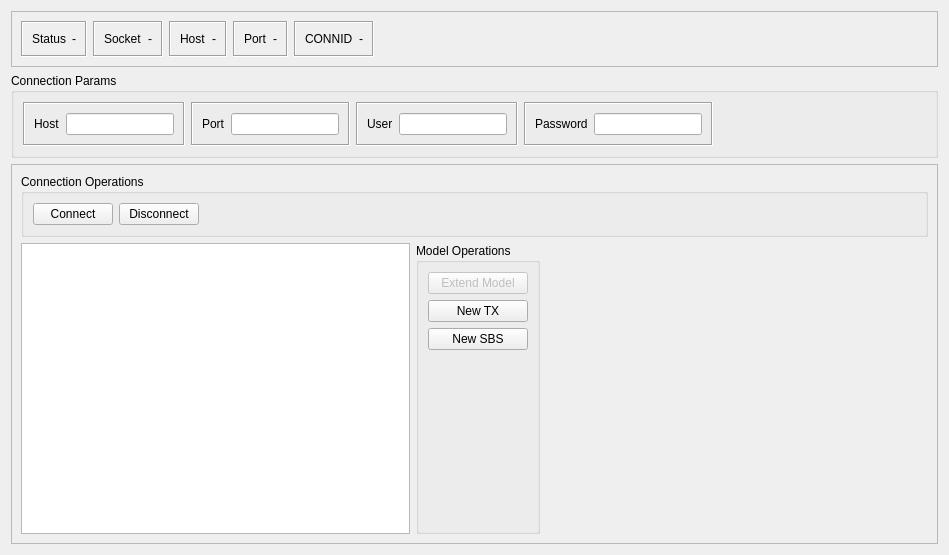
<?xml version="1.0" encoding="UTF-8"?>
<ui version="4.0">
 <class>vlg_toolkit_Connection</class>
 <widget class="QWidget" name="vlg_toolkit_Connection">
  <property name="geometry">
   <rect>
    <x>0</x>
    <y>0</y>
    <width>949</width>
    <height>555</height>
   </rect>
  </property>
  <property name="windowTitle">
   <string>Form</string>
  </property>
  <layout class="QVBoxLayout" name="verticalLayout">
   <item>
    <widget class="QFrame" name="frame">
     <property name="sizePolicy">
      <sizepolicy hsizetype="Preferred" vsizetype="Fixed">
       <horstretch>0</horstretch>
       <verstretch>0</verstretch>
      </sizepolicy>
     </property>
     <property name="frameShape">
      <enum>QFrame::StyledPanel</enum>
     </property>
     <property name="frameShadow">
      <enum>QFrame::Raised</enum>
     </property>
     <layout class="QHBoxLayout" name="horizontalLayout">
      <item>
       <widget class="QFrame" name="conn_status_frame">
        <property name="frameShape">
         <enum>QFrame::Box</enum>
        </property>
        <property name="frameShadow">
         <enum>QFrame::Sunken</enum>
        </property>
        <layout class="QHBoxLayout" name="horizontalLayout_3">
         <item>
          <layout class="QHBoxLayout" name="horizontalLayout_2">
           <item>
            <widget class="QLabel" name="conn_status_label">
             <property name="text">
              <string>Status</string>
             </property>
            </widget>
           </item>
           <item>
            <widget class="QLabel" name="conn_status_label_disp">
             <property name="styleSheet">
              <string notr="true">background-color : light grey; color : black;</string>
             </property>
             <property name="text">
              <string>-</string>
             </property>
             <property name="alignment">
              <set>Qt::AlignCenter</set>
             </property>
            </widget>
           </item>
          </layout>
         </item>
        </layout>
       </widget>
      </item>
      <item>
       <widget class="QFrame" name="conn_status_frame_2">
        <property name="frameShape">
         <enum>QFrame::Box</enum>
        </property>
        <property name="frameShadow">
         <enum>QFrame::Sunken</enum>
        </property>
        <layout class="QHBoxLayout" name="horizontalLayout_6">
         <item>
          <layout class="QHBoxLayout" name="horizontalLayout_7">
           <item>
            <widget class="QLabel" name="sock_label">
             <property name="text">
              <string>Socket</string>
             </property>
            </widget>
           </item>
           <item>
            <widget class="QLabel" name="sock_label_disp">
             <property name="styleSheet">
              <string notr="true">background-color : light grey; color : black;</string>
             </property>
             <property name="text">
              <string>-</string>
             </property>
             <property name="alignment">
              <set>Qt::AlignCenter</set>
             </property>
            </widget>
           </item>
          </layout>
         </item>
        </layout>
       </widget>
      </item>
      <item>
       <widget class="QFrame" name="conn_status_frame_3">
        <property name="frameShape">
         <enum>QFrame::Box</enum>
        </property>
        <property name="frameShadow">
         <enum>QFrame::Sunken</enum>
        </property>
        <layout class="QHBoxLayout" name="horizontalLayout_8">
         <item>
          <layout class="QHBoxLayout" name="horizontalLayout_9">
           <item>
            <widget class="QLabel" name="host_label">
             <property name="text">
              <string>Host</string>
             </property>
            </widget>
           </item>
           <item>
            <widget class="QLabel" name="host_label_disp">
             <property name="styleSheet">
              <string notr="true">background-color : light grey; color : black;</string>
             </property>
             <property name="text">
              <string>-</string>
             </property>
             <property name="alignment">
              <set>Qt::AlignCenter</set>
             </property>
            </widget>
           </item>
          </layout>
         </item>
        </layout>
       </widget>
      </item>
      <item>
       <widget class="QFrame" name="conn_status_frame_4">
        <property name="frameShape">
         <enum>QFrame::Box</enum>
        </property>
        <property name="frameShadow">
         <enum>QFrame::Sunken</enum>
        </property>
        <layout class="QHBoxLayout" name="horizontalLayout_10">
         <item>
          <layout class="QHBoxLayout" name="horizontalLayout_11">
           <item>
            <widget class="QLabel" name="port_label">
             <property name="text">
              <string>Port</string>
             </property>
            </widget>
           </item>
           <item>
            <widget class="QLabel" name="port_label_disp">
             <property name="styleSheet">
              <string notr="true">background-color : light grey; color : black;</string>
             </property>
             <property name="text">
              <string>-</string>
             </property>
             <property name="alignment">
              <set>Qt::AlignCenter</set>
             </property>
            </widget>
           </item>
          </layout>
         </item>
        </layout>
       </widget>
      </item>
      <item>
       <widget class="QFrame" name="conn_status_frame_6">
        <property name="frameShape">
         <enum>QFrame::Box</enum>
        </property>
        <property name="frameShadow">
         <enum>QFrame::Sunken</enum>
        </property>
        <layout class="QHBoxLayout" name="horizontalLayout_16">
         <item>
          <layout class="QHBoxLayout" name="horizontalLayout_17">
           <item>
            <widget class="QLabel" name="port_label_2">
             <property name="text">
              <string>CONNID</string>
             </property>
            </widget>
           </item>
           <item>
            <widget class="QLabel" name="connid_label_disp">
             <property name="styleSheet">
              <string notr="true">background-color : light grey; color : black;</string>
             </property>
             <property name="text">
              <string>-</string>
             </property>
             <property name="alignment">
              <set>Qt::AlignCenter</set>
             </property>
            </widget>
           </item>
          </layout>
         </item>
        </layout>
       </widget>
      </item>
      <item>
       <spacer name="horizontalSpacer">
        <property name="orientation">
         <enum>Qt::Horizontal</enum>
        </property>
        <property name="sizeHint" stdset="0">
         <size>
          <width>40</width>
          <height>20</height>
         </size>
        </property>
       </spacer>
      </item>
     </layout>
    </widget>
   </item>
   <item>
    <widget class="QGroupBox" name="cp_group_box">
     <property name="title">
      <string>Connection Params</string>
     </property>
     <layout class="QHBoxLayout" name="horizontalLayout_23">
      <item>
       <widget class="QFrame" name="conn_status_frame_10">
        <property name="sizePolicy">
         <sizepolicy hsizetype="Fixed" vsizetype="Preferred">
          <horstretch>0</horstretch>
          <verstretch>0</verstretch>
         </sizepolicy>
        </property>
        <property name="frameShape">
         <enum>QFrame::Box</enum>
        </property>
        <property name="frameShadow">
         <enum>QFrame::Sunken</enum>
        </property>
        <layout class="QHBoxLayout" name="horizontalLayout_4">
         <item>
          <layout class="QHBoxLayout" name="horizontalLayout_24">
           <item>
            <widget class="QLabel" name="conn_status_label_5">
             <property name="text">
              <string>Host</string>
             </property>
             <property name="buddy">
              <cstring>cp_psswd</cstring>
             </property>
            </widget>
           </item>
           <item>
            <widget class="QLineEdit" name="cp_host_addr"/>
           </item>
          </layout>
         </item>
        </layout>
       </widget>
      </item>
      <item>
       <widget class="QFrame" name="conn_status_frame_9">
        <property name="sizePolicy">
         <sizepolicy hsizetype="Fixed" vsizetype="Preferred">
          <horstretch>0</horstretch>
          <verstretch>0</verstretch>
         </sizepolicy>
        </property>
        <property name="frameShape">
         <enum>QFrame::Box</enum>
        </property>
        <property name="frameShadow">
         <enum>QFrame::Sunken</enum>
        </property>
        <layout class="QHBoxLayout" name="horizontalLayout_18">
         <item>
          <layout class="QHBoxLayout" name="horizontalLayout_22">
           <item>
            <widget class="QLabel" name="conn_status_label_4">
             <property name="text">
              <string>Port</string>
             </property>
             <property name="buddy">
              <cstring>cp_psswd</cstring>
             </property>
            </widget>
           </item>
           <item>
            <widget class="QLineEdit" name="cp_host_port"/>
           </item>
          </layout>
         </item>
        </layout>
       </widget>
      </item>
      <item>
       <widget class="QFrame" name="conn_status_frame_8">
        <property name="sizePolicy">
         <sizepolicy hsizetype="Fixed" vsizetype="Preferred">
          <horstretch>0</horstretch>
          <verstretch>0</verstretch>
         </sizepolicy>
        </property>
        <property name="frameShape">
         <enum>QFrame::Box</enum>
        </property>
        <property name="frameShadow">
         <enum>QFrame::Sunken</enum>
        </property>
        <layout class="QHBoxLayout" name="horizontalLayout_19">
         <item>
          <layout class="QHBoxLayout" name="horizontalLayout_20">
           <item>
            <widget class="QLabel" name="conn_status_label_3">
             <property name="text">
              <string>User</string>
             </property>
             <property name="buddy">
              <cstring>cp_psswd</cstring>
             </property>
            </widget>
           </item>
           <item>
            <widget class="QLineEdit" name="cp_user"/>
           </item>
          </layout>
         </item>
        </layout>
       </widget>
      </item>
      <item>
       <widget class="QFrame" name="conn_status_frame_7">
        <property name="sizePolicy">
         <sizepolicy hsizetype="Fixed" vsizetype="Preferred">
          <horstretch>0</horstretch>
          <verstretch>0</verstretch>
         </sizepolicy>
        </property>
        <property name="frameShape">
         <enum>QFrame::Box</enum>
        </property>
        <property name="frameShadow">
         <enum>QFrame::Sunken</enum>
        </property>
        <layout class="QHBoxLayout" name="horizontalLayout_21">
         <item>
          <layout class="QHBoxLayout" name="horizontalLayout_5">
           <item>
            <widget class="QLabel" name="conn_status_label_2">
             <property name="text">
              <string>Password</string>
             </property>
             <property name="buddy">
              <cstring>cp_psswd</cstring>
             </property>
            </widget>
           </item>
           <item>
            <widget class="QLineEdit" name="cp_psswd"/>
           </item>
          </layout>
         </item>
        </layout>
       </widget>
      </item>
      <item>
       <spacer name="horizontalSpacer_4">
        <property name="orientation">
         <enum>Qt::Horizontal</enum>
        </property>
        <property name="sizeHint" stdset="0">
         <size>
          <width>40</width>
          <height>20</height>
         </size>
        </property>
       </spacer>
      </item>
     </layout>
    </widget>
   </item>
   <item>
    <widget class="QFrame" name="frame_2">
     <property name="frameShape">
      <enum>QFrame::StyledPanel</enum>
     </property>
     <property name="frameShadow">
      <enum>QFrame::Raised</enum>
     </property>
     <layout class="QVBoxLayout" name="verticalLayout_3">
      <item>
       <widget class="QGroupBox" name="groupBox">
        <property name="title">
         <string>Connection Operations</string>
        </property>
        <layout class="QHBoxLayout" name="horizontalLayout_14">
         <item>
          <widget class="QPushButton" name="connect_button">
           <property name="text">
            <string>Connect</string>
           </property>
           <property name="icon">
            <iconset resource="tkt_prj_res.qrc">
             <normaloff>:/icon/icons/flash.png</normaloff>:/icon/icons/flash.png</iconset>
           </property>
          </widget>
         </item>
         <item>
          <widget class="QPushButton" name="disconnect_button">
           <property name="text">
            <string>Disconnect</string>
           </property>
           <property name="icon">
            <iconset resource="tkt_prj_res.qrc">
             <normaloff>:/icon/icons/flash-off.png</normaloff>:/icon/icons/flash-off.png</iconset>
           </property>
           <property name="flat">
            <bool>false</bool>
           </property>
          </widget>
         </item>
         <item>
          <spacer name="horizontalSpacer_2">
           <property name="orientation">
            <enum>Qt::Horizontal</enum>
           </property>
           <property name="sizeHint" stdset="0">
            <size>
             <width>40</width>
             <height>20</height>
            </size>
           </property>
          </spacer>
         </item>
        </layout>
       </widget>
      </item>
      <item>
       <layout class="QHBoxLayout" name="horizontalLayout_15">
        <item>
         <widget class="QTreeView" name="peer_model_tree_view">
          <property name="contextMenuPolicy">
           <enum>Qt::CustomContextMenu</enum>
          </property>
          <property name="alternatingRowColors">
           <bool>true</bool>
          </property>
          <property name="sortingEnabled">
           <bool>true</bool>
          </property>
         </widget>
        </item>
        <item>
         <widget class="QGroupBox" name="model_operations_box">
          <property name="title">
           <string>Model Operations</string>
          </property>
          <layout class="QVBoxLayout" name="verticalLayout_2">
           <item>
            <widget class="QPushButton" name="extend_model_button">
             <property name="enabled">
              <bool>false</bool>
             </property>
             <property name="text">
              <string>Extend Model</string>
             </property>
             <property name="icon">
              <iconset resource="tkt_prj_res.qrc">
               <normaloff>:/icon/icons/social-buffer.png</normaloff>:/icon/icons/social-buffer.png</iconset>
             </property>
            </widget>
           </item>
           <item>
            <widget class="QPushButton" name="new_tx_button">
             <property name="text">
              <string>New TX</string>
             </property>
             <property name="icon">
              <iconset resource="tkt_prj_res.qrc">
               <normaloff>:/icon/icons/forward.png</normaloff>:/icon/icons/forward.png</iconset>
             </property>
            </widget>
           </item>
           <item>
            <widget class="QPushButton" name="new_sbs_button">
             <property name="text">
              <string>New SBS</string>
             </property>
             <property name="icon">
              <iconset resource="tkt_prj_res.qrc">
               <normaloff>:/icon/icons/social-rss.png</normaloff>:/icon/icons/social-rss.png</iconset>
             </property>
            </widget>
           </item>
           <item>
            <spacer name="verticalSpacer">
             <property name="orientation">
              <enum>Qt::Vertical</enum>
             </property>
             <property name="sizeHint" stdset="0">
              <size>
               <width>20</width>
               <height>40</height>
              </size>
             </property>
            </spacer>
           </item>
          </layout>
         </widget>
        </item>
        <item>
         <spacer name="horizontalSpacer_3">
          <property name="orientation">
           <enum>Qt::Horizontal</enum>
          </property>
          <property name="sizeHint" stdset="0">
           <size>
            <width>40</width>
            <height>20</height>
           </size>
          </property>
         </spacer>
        </item>
       </layout>
      </item>
     </layout>
    </widget>
   </item>
  </layout>
 </widget>
 <resources>
  <include location="tkt_prj_res.qrc"/>
 </resources>
 <connections/>
</ui>
